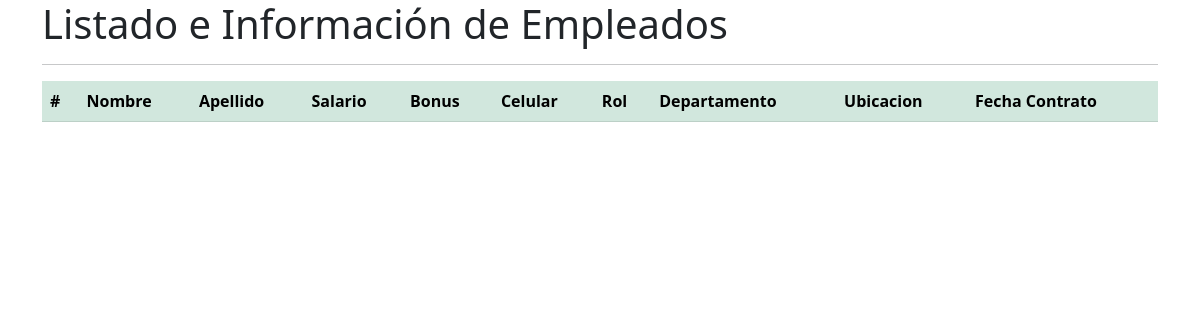
The page /todos on the database as committed earlier.
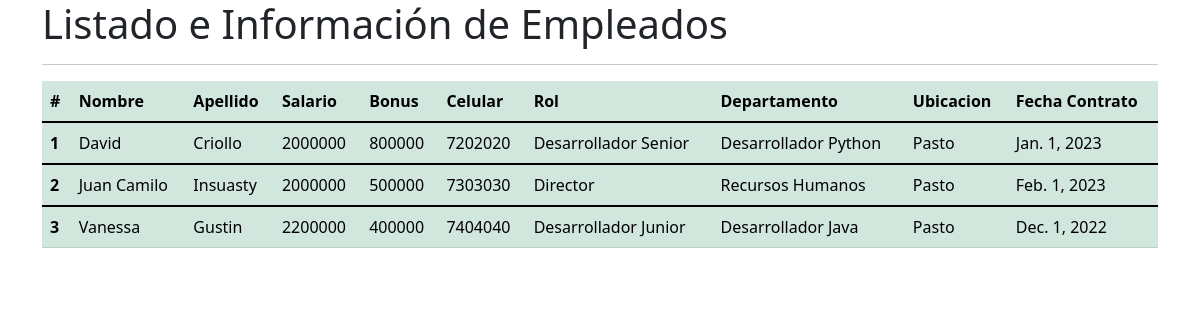
The same page on the database as committed later.
### sitioweb/models.py (models this page shows, shortened)
class Empleado(models.Model):
    nombreE = models.CharField(max_length=100, null=False)
    apellido = models.CharField(max_length=100)
    dept = models.ForeignKey(Departamento, on_delete=models.CASCADE)
    salario = models.IntegerField(default=0)
    bono = models.IntegerField(default=0)
    rol = models.ForeignKey(Rol, on_delete=models.CASCADE)
    numeroCel = models.IntegerField(default=0)
    fechaContra = models.DateField()

class Rol(models.Model):
    nombreR = models.CharField(max_length=100, null=False)

class Departamento(models.Model):
    nombreD = models.CharField(max_length=100, null=False)
    ubicacion = models.CharField(max_length=100)

### sitioweb/views.py (the view)
# urls.py: path('todos', views.todos, name='todos'),
def todos(request):
    empleados = Empleado.objects.all()
    informacion = {
        'empleados': empleados
    }
    return render(request, 'todos.html', informacion)

### sitioweb/templates/todos.html (shortened to what this page needs)
<!doctype html>
<html lang="en">
  <head>
    <link href="https://cdn.jsdelivr.net/npm/bootstrap@5.1.3/dist/css/bootstrap.min.css" rel="stylesheet">
  </head>
  <body>
    <div class="container">
        <h1>Listado e Información de Empleados</h1>
        <hr>
        <table class="table table-success table-hover">
            <thead>
              <tr>
                <th scope="col">#</th>
                <th scope="col">Nombre</th>
                <th scope="col">Apellido</th>
                <th scope="col">Salario</th>
                <th scope="col">Bonus</th>
                <th scope="col">Celular</th>
                <th scope="col">Rol</th>
                <th scope="col">Departamento</th>
                <th scope="col">Ubicacion</th>
                <th scope="col">Fecha Contrato</th>
              </tr>
            </thead>
                {% for emp in empleados %}
            <tbody>
              <tr>
                <th scope="row">{{emp.id}}</th>
                <td>{{emp.nombreE}}</td>
                <td>{{emp.apellido}}</td>
                <td>{{emp.salario}}</td>
                <td>{{emp.bono}}</td>
                <td>{{emp.numeroCel}}</td>
                <td>{{emp.rol.nombreR}}</td>
                <td>{{emp.dept.nombreD}}</td>
                <td>{{emp.dept.ubicacion}}</td>
                <td>{{emp.fechaContra}}</td>
              </tr>
            </tbody>
                {% endfor %}
          </table>
      </div>
  </body>
</html>

Rows that differ between the two databases and show on the page:
added Empleado: id "1", nombreE "David", apellido "Criollo", salario "2000000", bono "800000", numeroCel "7202020", rol.nombreR "Desarrollador Senior", dept.nombreD "Desarrollador Python", dept.ubicacion "Pasto", fechaContra "Jan. 1, 2023"
added Empleado: id "2", nombreE "Juan Camilo", apellido "Insuasty", salario "2000000", bono "500000", numeroCel "7303030", rol.nombreR "Director", dept.nombreD "Recursos Humanos", dept.ubicacion "Pasto", fechaContra "Feb. 1, 2023"
added Empleado: id "3", nombreE "Vanessa", apellido "Gustin", salario "2200000", bono "400000", numeroCel "7404040", rol.nombreR "Desarrollador Junior", dept.nombreD "Desarrollador Java", dept.ubicacion "Pasto", fechaContra "Dec. 1, 2022"
